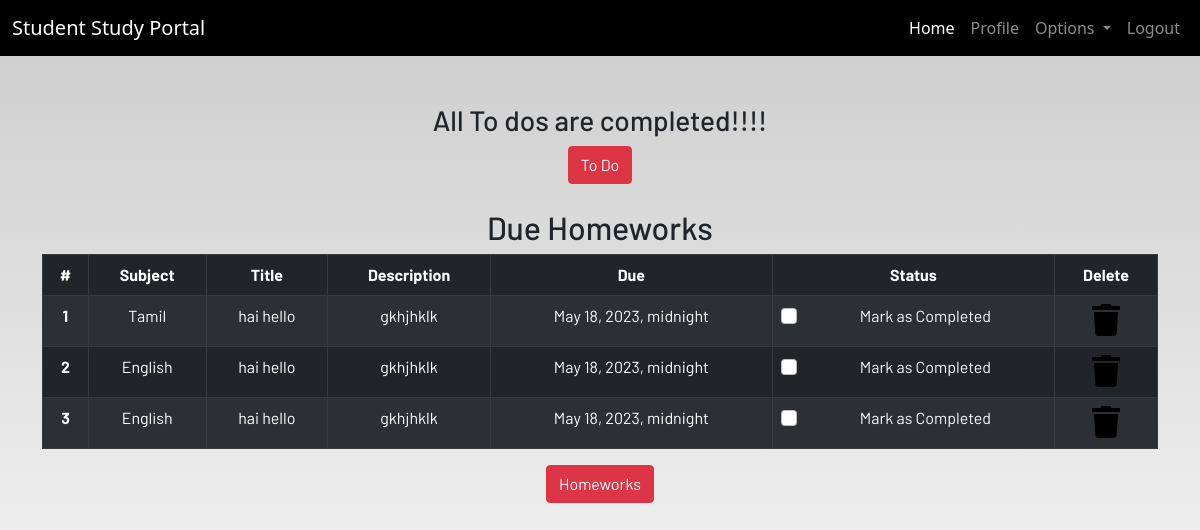
/profile/ (signed in), run on the app's committed database.
### dashboard/models.py (models this page shows, shortened)
class Homework(models.Model):
    user = models.ForeignKey(User, on_delete=models.CASCADE)
    subject = models.CharField(max_length=50)
    title = models.CharField(max_length=100)
    description = models.TextField()
    due = models.DateTimeField()
    is_finished = models.BooleanField(default=False)

### dashboard/views.py (the view)
# urls.py: path('profile/',dash_views.profile,name='profile'),
@login_required
def profile(request):
    homeworks = Homework.objects.filter(is_finished=False,user=request.user)
    todos = Todo.objects.filter(is_finished=False,user=request.user)
    if len(homeworks) ==0:
        homework_done = True
    else:
        homework_done = False
    if len(todos) ==0:
        todo_done = True
    else:
        todo_done = False
    context = {
        'homeworks' : homeworks,
        'todos' : todos,
        'homework_done' : homework_done,
        'todo_done' : todo_done
    }
    return render (request,'dashboard/profile.html',context)

### dashboard/templates/dashboard/profile.html
{% extends 'dashboard/index.html' %}
{% load static %}
{% block content %}
<section class="text-center">
    <div class="container">
    {% if not todo_done %}
        <h2>Due ToDos</h2>
        <table class="table table-striped table-bordered table-hover table-dark">
            <thead>
                <tr>
                    <th scope="col">#</th>
                    <th scope="col">Title</th>
                    <th scope="col">Status</th>
                    <th scope="col">Delete</th>
                </tr>
            </thead>
            <tbody>
                {% for todo in todos %}
                <tr>
                    <th scope="row">{{forloop.counter}}</th>
                    <td>{{todo.title}}</td>
                    <td>
                        <a href="{% url 'update-todo' todo.id %}">
                            <div class="form-check">
                                {% if todo.is_finished == True %}
                                <input class="form-check-input" type="checkbox" value="" checked>
                                {% else %}
                                <input class="form-check-input" type="checkbox" value="">
                                {% endif %}
                                <label class="form-check-label text-light" for="flexCheckDefault">
                                    Mark as Completed
                                </label>
                            </div>
                        </a>
                    </td>
                    <td><a href="{% url 'delete-todo' todo.id %}"><i class="fa fa-trash fa-2x"></i></a></td>
                </tr>
                {% endfor %}
            </tbody>
        </table>
    {% else %}
        <h3>All To dos are completed!!!!</h3>
    {% endif %}
        <a href="{% url 'todo' %}" class="btn btn-danger">To Do</a>
        <br><br>
        {% if not homework_done %}
        <h2>Due Homeworks</h2>
        <table class="table table-striped table-bordered table-hover table-dark">
            <thead>
                <tr>
                    <th scope="col">#</th>
                    <th scope="col">Subject</th>
                    <th scope="col">Title</th>
                    <th scope="col">Description</th>
                    <th scope="col">Due</th>
                    <th scope="col">Status</th>
                    <th scope="col">Delete</th>
                </tr>
            </thead>
            <tbody>
                {% for homework in homeworks %}
                <tr>
                    <th scope="row">{{forloop.counter}}</th>
                    <td>{{homework.subject}}</td>
                    <td>{{homework.title}}</td>
                    <td>{{homework.description}}</td>
                    <td>{{homework.due}}</td>
                    <td>
                        <a href="{% url 'update-homework' homework.id %}">
                            <div class="form-check">
                                {% if homework_isfinished == True %}
                                <input class="form-check-input" type="checkbox" value="" checked>
                                {% else %}
                                <input class="form-check-input" type="checkbox" value="">
                                {% endif %}
                                <label class="form-check-label text-light" for="flexCheckDefault">
                                    Mark as Completed
                                </label>
                            </div>
                        </a>
                    </td>
                    <td><a href="{% url 'delete-homework' homework.id %}"><i class="fa fa-trash fa-2x"></i></a></td>
                </tr>
                {% endfor %}
            </tbody>
        </table>
        {% else %}
        <h3>All To homeworks are completed!!!!</h3>
        {% endif %}
        <a href="{% url 'homework' %}" class="btn btn-danger">Homeworks</a>
    </div>
</section>
{% endblock content %}

### static/css/main.css (style rules this page uses)
html { scroll-behavior: smooth; height: 100%; width: 100%; }
a { text-decoration: none !important; color: black; }
html, body { max-width: 100%; overflow-x: hidden; height: 100%; width: 100%; }
body { background: linear-gradient(rgba(0, 0, 0, 0.2), rgba(255, 255, 255, 0.5)); overflow-x: hidden; background-repeat: no-repeat; }
.fa { color: black; }

### data on the page
Homework: subject "Tamil", title "hai hello", description "gkhjhklk", due "May 18, 2023, midnight"
Homework: subject "English", title "hai hello", description "gkhjhklk", due "May 18, 2023, midnight"
Homework: subject "English", title "hai hello", description "gkhjhklk", due "May 18, 2023, midnight"
